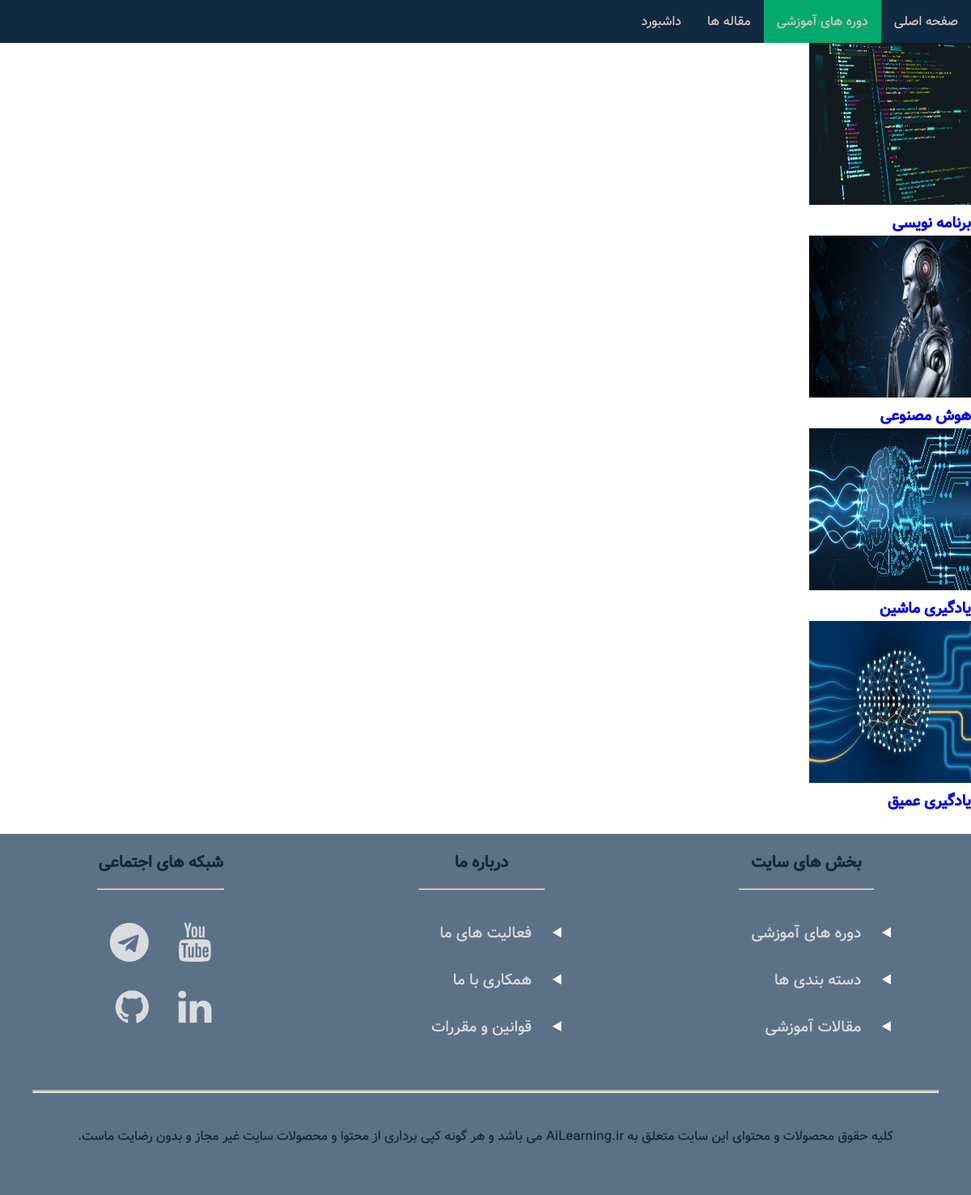
/course/categories/, run on the app's committed database.
### course/models.py (models this page shows, shortened)
class Category(models.Model):
    name = models.CharField(max_length=50, help_text="Name of Category")
    parent = models.ForeignKey('self', on_delete=models.SET_NULL, verbose_name='Parent Category', null=True, blank=True)
    image = models.FileField(null=True, default=None, upload_to='media/category/', blank=True)
    score = models.PositiveIntegerField(default=0)
    slug = models.SlugField(unique=True)
    class Meta:
        verbose_name = 'Category'
        verbose_name_plural = 'Categories'

### course/views.py (the view)
# urls.py: path('categories/', CategoryListView.as_view(), name='category_list'),
class CategoryListView(ListView):
    model = Category
    queryset = Category.objects.all()
    context_object_name = 'category_list'
    template_name = 'course/category_list.html'

### templates/course/category_list.html (shortened to what this page needs)
{% extends 'base/base.html' %}
    {% block navbar %}
    <ul>
      <li style="float:right"><a href="{% url 'index' %}"> صفحه اصلی </a></li>
      <li style="float:right"><a class="active" href="{% url 'courses' %}"> دوره های آموزشی</a></li>
      <li style="float:right"><a href="{% url 'article_list' %}">  مقاله ها  </a></li>
      <li style="float:right"><a href="{% url 'dashboard' %}"> داشبورد </a></li>
    </ul>
    {% endblock %}
{% block content %}
  {% for category in category_list %}
    <a href="{% url 'category_courses' category.slug %}">
      {% if category.image %}
        <img src="{{ category.image.url }} " height="200" width="200" />
        <h3>{{ category.name }}</h3>
      {% endif %}
    </a>
  {% endfor %}
{% endblock %}

### static/css/styles.css (style rules this page uses)
* { margin: 0; padding: 0; box-sizing: border-box; }
:root { --clr-primary: #e2711d; --clr-primary-light: #ffb627; --clr-grey-1: #102a42; --clr-grey-5: #617d98; --clr-grey-10: #f1f5f8; --clr-white: #fff; --ff-primary: "vazir", sans-serif; --transition: all 0.3s linear; }
body { font-family: var(--ff-primary); background: var(--clr-white); color: var(--clr-grey-1); text-align: right; font-size: 1rem; }
a { text-decoration: none; }
ul { list-style-type: none; margin: 0; padding: 0; overflow: hidden; background-color: var(--clr-grey-1); }
li { float: left; }
li a { display: block; color: rgb(211, 196, 196); text-align: center; padding: 14px 16px; text-decoration: none; transition: var(--transition); }
.active { background-color: #04AA6D; }

### data on the page
Category: image (picture), name "برنامه نویسی"
Category: image (picture), name "هوش مصنوعی"
Category: image (picture), name "یادگیری ماشین"
Category: image (picture), name "یادگیری عمیق"
